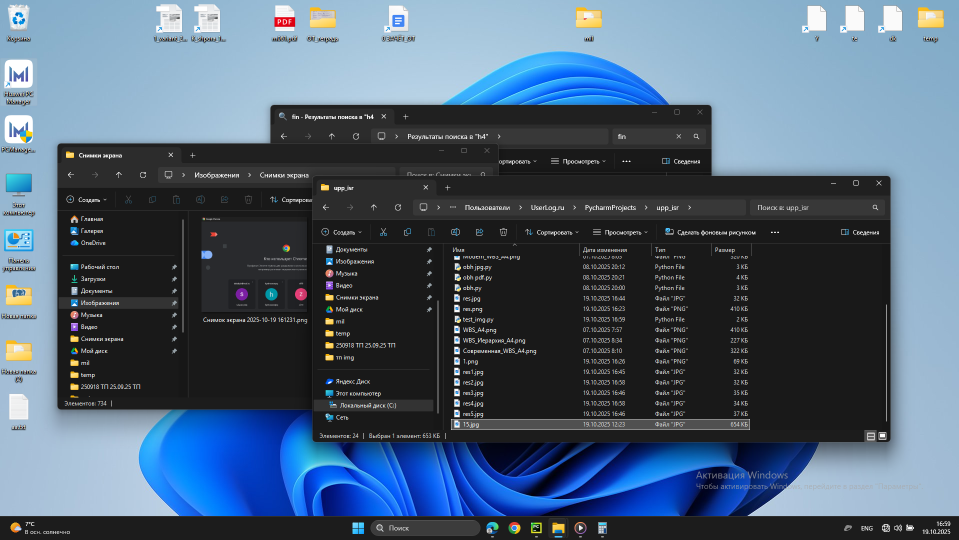
#> input picture basic/image/data/v4.png, 1917 x 1079 px (shown at 1/2 size)
$ python GrayscaleQuantizerBytesTESTSPEED.py
#> lines starting #> are read from the running program, lines starting #| are printed output that depends on the picture; after the words box and inside, x2 and y2 are one past the last pixel; in counts of white or black regions, pixels touching at a corner belong together
#> further down, input_image is the input picture: PIL image 1917x1079 RGBA; mean R, G, B, A 76.8, 95.3, 115, 255
### basic/image/quanting/BaseQuantizer.py
from abc import ABC, abstractmethod

from PIL import Image


class BaseQuantizer(ABC):
    """Абстрактный базовый класс для квантователей"""

    def __init__(self, colors=3):
        if not (1 < colors < 257):
            raise ValueError("Number of colors must be between 1 and 256")
        self.COLORS = colors

    def value_to_quant(self, value: int) -> int:
        """Convert pixel value (0-255) to quantization level"""
        if self.COLORS == 1:
            return 0
        return min(value // (256 // self.COLORS), self.COLORS - 1)

    def quant_to_value(self, quant: int) -> int:
        """Convert quantization level back to pixel value (0-255)"""
        if not 0 <= quant < self.COLORS:
            raise ValueError(f"Quant level must be between 0 and {self.COLORS - 1}")

        if self.COLORS == 1:
            return 255

        return int((quant * 255) / (self.COLORS - 1))

    # [9 lines left out: functions quantize, dequantize, not called in this run]

### basic/image/quanting/GrayscaleQuantizerBytesTESTSPEED.py
import numpy as np
from PIL import Image

from basic.image.quanting.GrayscaleQuantizer import GrayscaleQuantizer


class GrayscaleQuantizerBytes(GrayscaleQuantizer):
    # [82 lines left out: functions quantize_to_bytes, dequantize_from_bytes, not called in this run]


class GrayscaleQuantizerBytes2(GrayscaleQuantizer):
    def __init__(self, *args, **kwargs):
        super().__init__(*args, **kwargs)
        # Предвычисляем LUT для максимальной скорости
        self._quant_lut = np.array([self.value_to_quant(i) for i in range(256)], dtype=np.uint8)
        self._dequant_lut = np.array([self.quant_to_value(i) for i in range(self.COLORS)], dtype=np.uint8)

    def quantize_to_bytes(self, img: Image) -> bytes:
        if img.mode != 'RGB':
            img = img.convert('RGB')

        arr = np.array(img, dtype=np.uint8)
        width, height = img.size
#> width = 1917; height = 1079
        pixels_count = width * height
#> pixels_count = 2068443

        # Супербыстрое вычисление яркости и квантование через LUT
        brightness = np.dot(arr, [0.299, 0.587, 0.114]).astype(np.uint8)
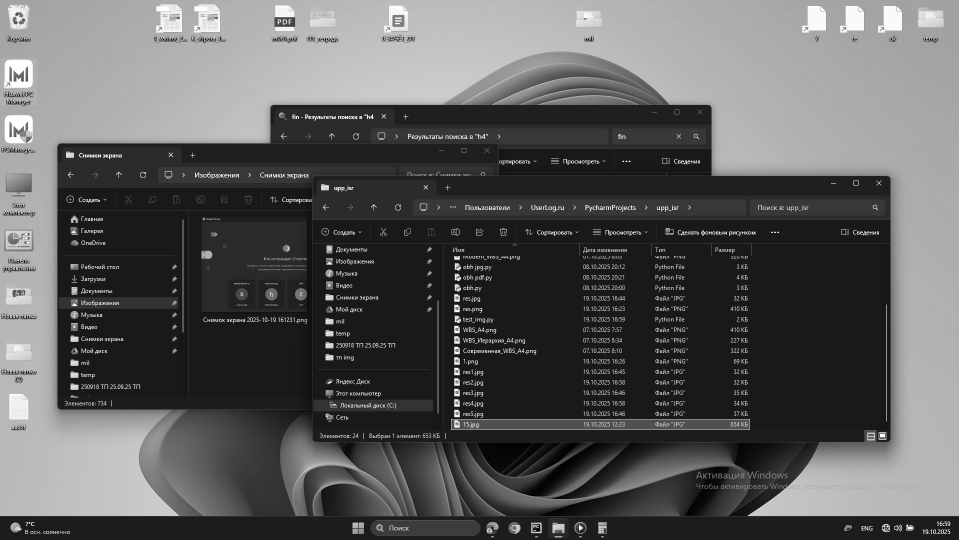
#> brightness: shape (1079, 1917) (shown at 1/2 size); min 0, max 254, mean 91.7
        quantized = self._quant_lut[brightness.flatten()]

        bits_per_color = (self.COLORS - 1).bit_length()

        # Оптимизированная упаковка через сдвиги
        return self._pack_bits_shift(quantized, bits_per_color, pixels_count)

    def _pack_bits_shift(self, data: np.ndarray, bits_per_color: int, pixels_count: int) -> bytes:
        """Упаковка через сдвиги - очень быстро для малых bits_per_color"""
        if bits_per_color == 1:
            return np.packbits(data).tobytes()
        elif bits_per_color == 2:
            # Упаковка 4 значений в байт
            # Дополняем до кратного 4
            padded_length = ((pixels_count + 3) // 4) * 4
            padded = np.zeros(padded_length, dtype=np.uint8)
            padded[:pixels_count] = data
            packed = (padded[0::4] << 6) | (padded[1::4] << 4) | (padded[2::4] << 2) | padded[3::4]
            return packed.tobytes()
        elif bits_per_color == 4:
            # Упаковка 2 значений в байт
            # Дополняем до четного
            padded_length = ((pixels_count + 1) // 2) * 2
            padded = np.zeros(padded_length, dtype=np.uint8)
            padded[:pixels_count] = data
            packed = (padded[0::2] << 4) | padded[1::2]
            return packed.tobytes()
        else:
            # Общий случай
            return self._pack_bits_fast(data, bits_per_color, pixels_count)

    # [21 lines left out: function _pack_bits_fast, not called in this run]

    def dequantize_from_bytes(self, quantization_data: bytes, width: int, height: int) -> Image:
        pixels_count = width * height
        bits_per_color = (self.COLORS - 1).bit_length()

        # Быстрая распаковка
        if bits_per_color == 1:
            arr = np.frombuffer(quantization_data, dtype=np.uint8)
            quantized = np.unpackbits(arr)[:pixels_count]
        elif bits_per_color == 2:
            arr = np.frombuffer(quantization_data, dtype=np.uint8)
            # Создаем массив нужного размера
            unpacked_size = len(arr) * 4
            unpacked = np.zeros(unpacked_size, dtype=np.uint8)
            # Распаковываем
            unpacked[0::4] = (arr >> 6) & 0x3
            unpacked[1::4] = (arr >> 4) & 0x3
            unpacked[2::4] = (arr >> 2) & 0x3
            unpacked[3::4] = arr & 0x3
            quantized = unpacked[:pixels_count]
        elif bits_per_color == 4:
            arr = np.frombuffer(quantization_data, dtype=np.uint8)
            unpacked_size = len(arr) * 2
            unpacked = np.zeros(unpacked_size, dtype=np.uint8)
            unpacked[0::2] = (arr >> 4) & 0xF
            unpacked[1::2] = arr & 0xF
            quantized = unpacked[:pixels_count]
        else:
            quantized = self._unpack_bits_fast(quantization_data, bits_per_color, pixels_count)

        # Деквантование через LUT
        dequantized = self._dequant_lut[quantized]

        # Создаем изображение
        rgb_array = dequantized.reshape(height, width)
        rgb_array = np.stack([rgb_array] * 3, axis=-1)
        return Image.fromarray(rgb_array.astype(np.uint8), 'RGB')

    # [18 lines left out: function _unpack_bits_fast, not called in this run]


if __name__ == "__main__":
    from pathlib import Path
    from time import time
    image_path = Path(__file__).parent.parent / "data" / "v4.png"
    input_image = Image.open(image_path)

    quant = GrayscaleQuantizerBytes2(colors=2)  # TODO быстро только для 4, 2, не работает для >4

    start_time = time()
    gray_quants = quant.quantize_to_bytes(input_image)
    print("quantize_to_bytes", f"{time() - start_time}s", sep="\t")

    print(len(gray_quants) // 1024, "KB")
#| 252 KB

    start_time = time()
    gray_quants_from_bytes = quant.dequantize_from_bytes(gray_quants, *input_image.size)
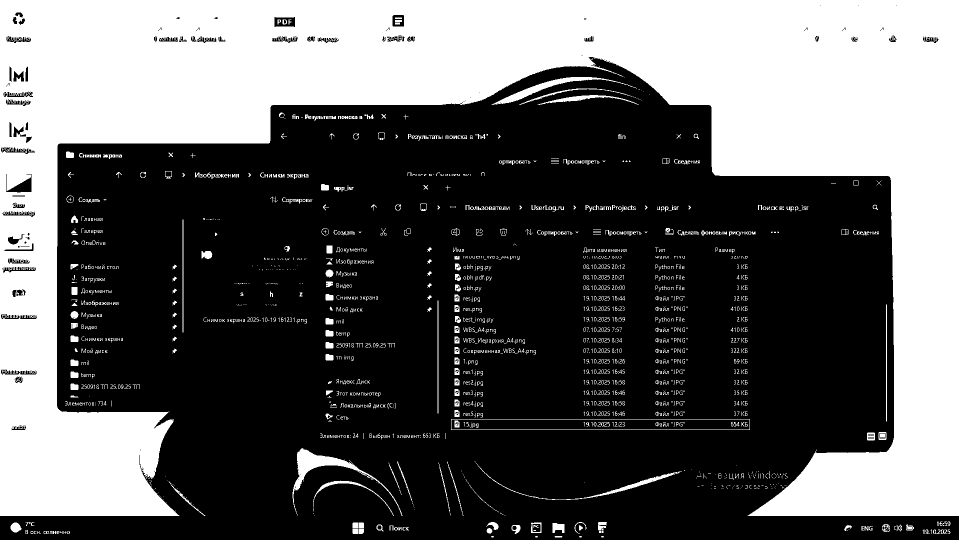
#> gray_quants_from_bytes: PIL image 1917x1079 RGB (shown at 1/2 size); 37.5% white; 1860 white regions (1253 under 20 px), largest, box (x1, y1, x2, y2) and area: (0, 0, 1917, 1032) 727167, (585, 896, 805, 1032) 3626, (983, 154, 1274, 210) 2319
    print("dequantize_from_bytes", f"{time() - start_time}s", sep="\t")

    # gray_quants_from_bytes.show()

$ run again, with basic/image/data/v1.png copied over basic/image/data/v4.png
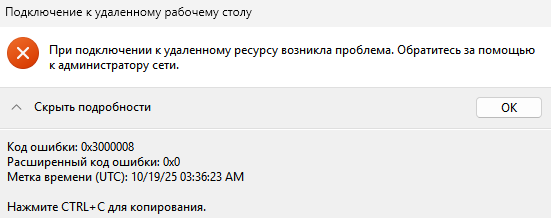
#> input picture basic/image/data/v1.png, 551 x 218 px
#> input_image is the input picture: PIL image 551x218 RGBA; mean R, G, B, A 235.6, 234.7, 234.4, 255
#> in quantize_to_bytes, `brightness = np.dot(arr, [0.299, 0.587, 0.114]).astype(np.uint8)`:
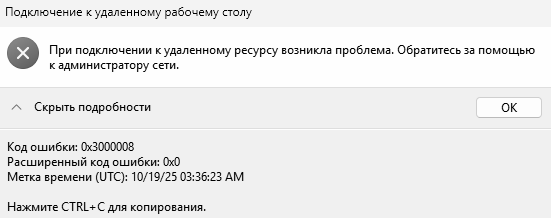
#> brightness: shape (218, 551); min 0, max 254, mean 234.7
#| 14 KB
#> `gray_quants_from_bytes = quant.dequantize_from_bytes(gray_quants, *inp..`:
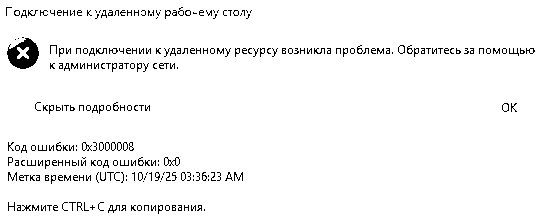
#> gray_quants_from_bytes: PIL image 551x218 RGB; 96.1% white; black in thin lines or dots

$ run again, with basic/image/data/v10.png copied over basic/image/data/v4.png
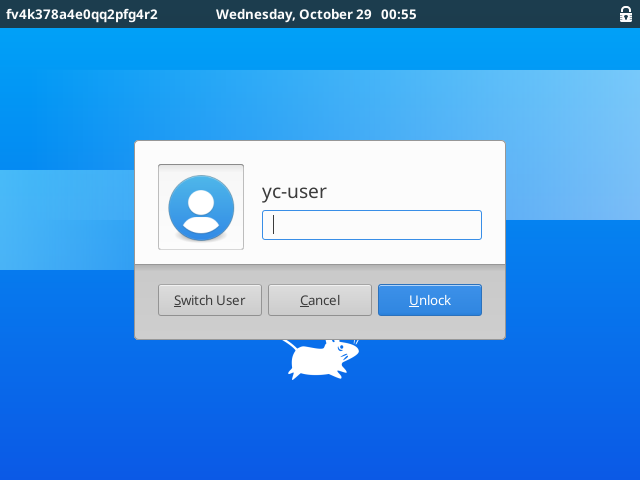
#> input picture basic/image/data/v10.png, 640 x 480 px
#> input_image is the input picture: PIL image 640x480 RGB; mean R, G, B 75.4, 153.5, 228.9
#> in quantize_to_bytes, `brightness = np.dot(arr, [0.299, 0.587, 0.114]).astype(np.uint8)`:
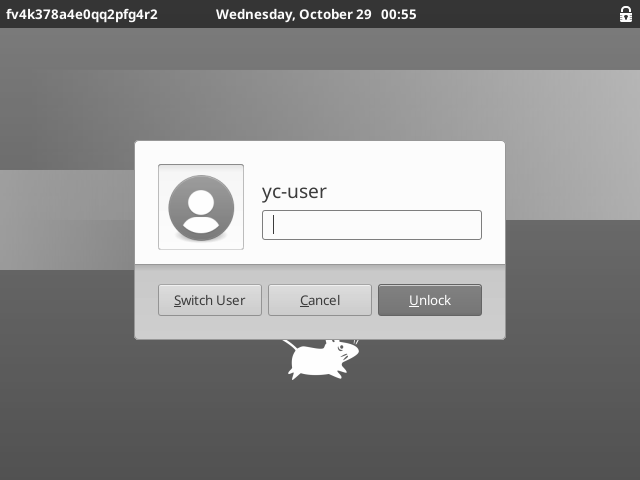
#> brightness: shape (480, 640); min 52, max 254, mean 138.3
#| 37 KB
#> `gray_quants_from_bytes = quant.dequantize_from_bytes(gray_quants, *inp..`:
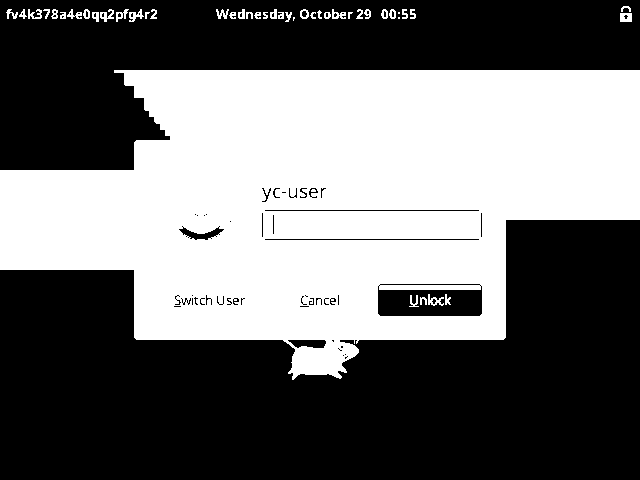
#> gray_quants_from_bytes: PIL image 640x480 RGB; 43.3% white; 46 white regions (6 under 20 px), largest, box (x1, y1, x2, y2) and area: (0, 70, 640, 380) 131045, (620, 13, 632, 22) 98, (100, 9, 114, 22) 90
